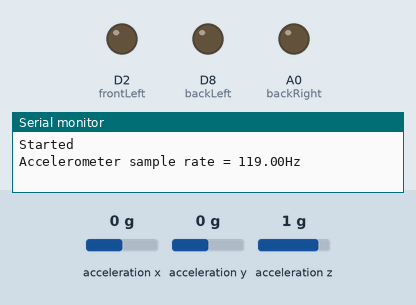
Simulated run of this sketch. Board: Arduino Nano 33 IoT. Shown: output pins drawn as LEDs (lit = HIGH), the last lines printed to the serial monitor. Inputs (shaded band) come from the test bench; at power-on: acceleration x 0 g, acceleration y 0 g, acceleration z 1 g. Pins used as bus, display or sensor lines are not drawn.

Above: at 2.8 s.
2.9 s: acceleration x set to -1.4 g
At 4.8 s:
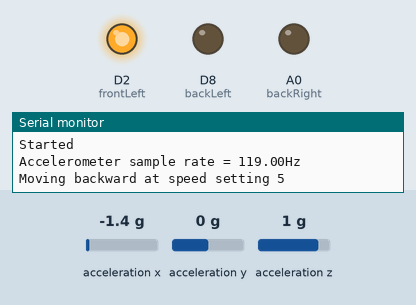
5.6 s: acceleration y set to -1.4 g
At 6.4 s:
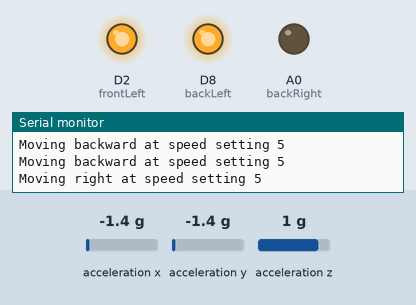
8.3 s: acceleration y set to 0.8 g
At 10.7 s:
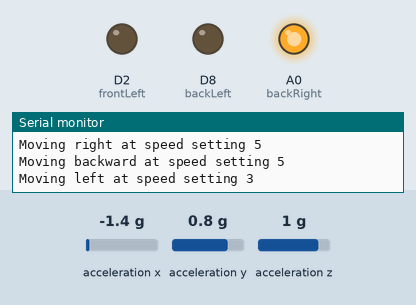
11.5 s: acceleration y set to -0.8 g
At 12.3 s:
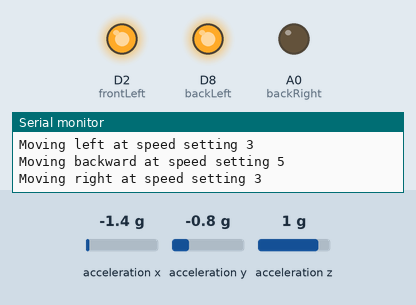
14.2 s: acceleration y set to 0 g
At 16.7 s:
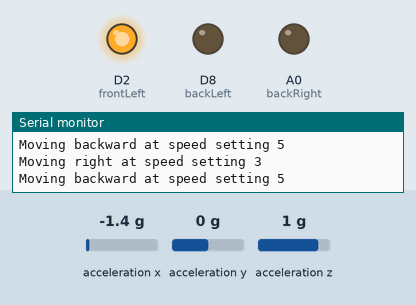
17.5 s: acceleration x set to -0.1 g
20.2 s: acceleration x set to 0.2 g
At 22.6 s:
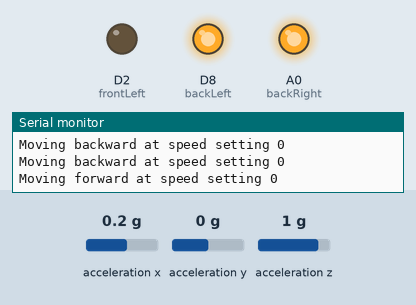
Timing chart, 0 to 24.1 s (numbered marks = the images above; inputs shaded):
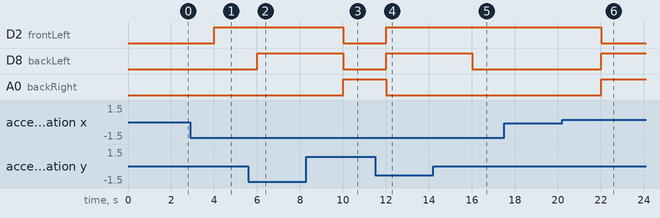

Measured:
- the behaviour switches between 0 and 0.1 g on acceleration x (found by bisection; images 5 and 6)
- after the input at 2.9 s, D2 (frontLeft): LOW → HIGH after 1.1 s
- after the input at 5.6 s, D8 (backLeft): LOW → HIGH after 0.41 s
- after the input at 8.3 s, D2 (frontLeft), D8 (backLeft): HIGH → LOW after 1.7 s; A0 (backRight): LOW → HIGH after 1.7 s
- after the input at 11.5 s, D2 (frontLeft), D8 (backLeft): LOW → HIGH after 0.51 s; A0 (backRight): HIGH → LOW after 0.51 s
- after the input at 14.2 s, D8 (backLeft): HIGH → LOW after 1.8 s
- after the input at 20.2 s, D2 (frontLeft): HIGH → LOW after 1.8 s; D8 (backLeft), A0 (backRight): LOW → HIGH after 1.8 s

The sketch:

mProj3_arduino.ino
```cpp
#include <Arduino_LSM6DS3.h>

float x, y, z;
int forward = 0;
int backward = 0;
int left_movement = 0;
int right_movement = 0;
int frontLeft = 2;
int frontRight = 21;
int backLeft = 8;
int backRight = 14;

void setup() {
  Serial.begin(115200);
  while (!Serial);
  Serial.println("Started");

  if (!IMU.begin()) {
    Serial.println("Failed to initialize IMU!");
    while (1);
  }

  Serial.print("Accelerometer sample rate = ");
  Serial.print(IMU.accelerationSampleRate());
  Serial.println("Hz");
  pinMode(frontLeft, OUTPUT);
  pinMode(frontRight, OUTPUT);
  pinMode(backLeft, OUTPUT);
  pinMode(backRight, OUTPUT);
}


void loop() {
  if (IMU.accelerationAvailable()) {
    IMU.readAcceleration(x, y, z);

    if (x > 0.1) {
      x = 100 * x;
      backward = map(x, 0, 97, 0, 4);
      Serial.print("Moving forward at speed setting ");
      Serial.println(backward);
      digitalWrite(frontLeft, LOW);
      digitalWrite(frontRight, LOW);
      digitalWrite(backLeft, HIGH);
      digitalWrite(backRight, HIGH);


    }
    if (x < -0.1) {
      x = 100 * x;
      forward = map(x, 0, -100, 0, 4);
      Serial.print("Moving backward at speed setting ");
      Serial.println(forward);
      digitalWrite(frontLeft, HIGH);
      digitalWrite(frontRight, HIGH);
      digitalWrite(backLeft, LOW);
      digitalWrite(backRight, LOW);
    }
    if (y > 0.1) {
      y = 100 * y;
      left_movement = map(y, 0, 97, 0, 4);
      Serial.print("Moving left at speed setting ");
      Serial.println(left_movement);
      digitalWrite(frontLeft, LOW);
      digitalWrite(frontRight, HIGH);
      digitalWrite(backLeft, LOW);
      digitalWrite(backRight, HIGH);
    }
    if (y < -0.1) {
      y = 100 * y;
      right_movement = map(y, 0, -100, 0, 4);
      Serial.print("Moving right at speed setting ");
      Serial.println(right_movement);
      digitalWrite(frontLeft, HIGH);
      digitalWrite(frontRight, LOW);
      digitalWrite(backLeft, HIGH);
      digitalWrite(backRight, LOW);
    }
  }

  delay(2000);
}
```
